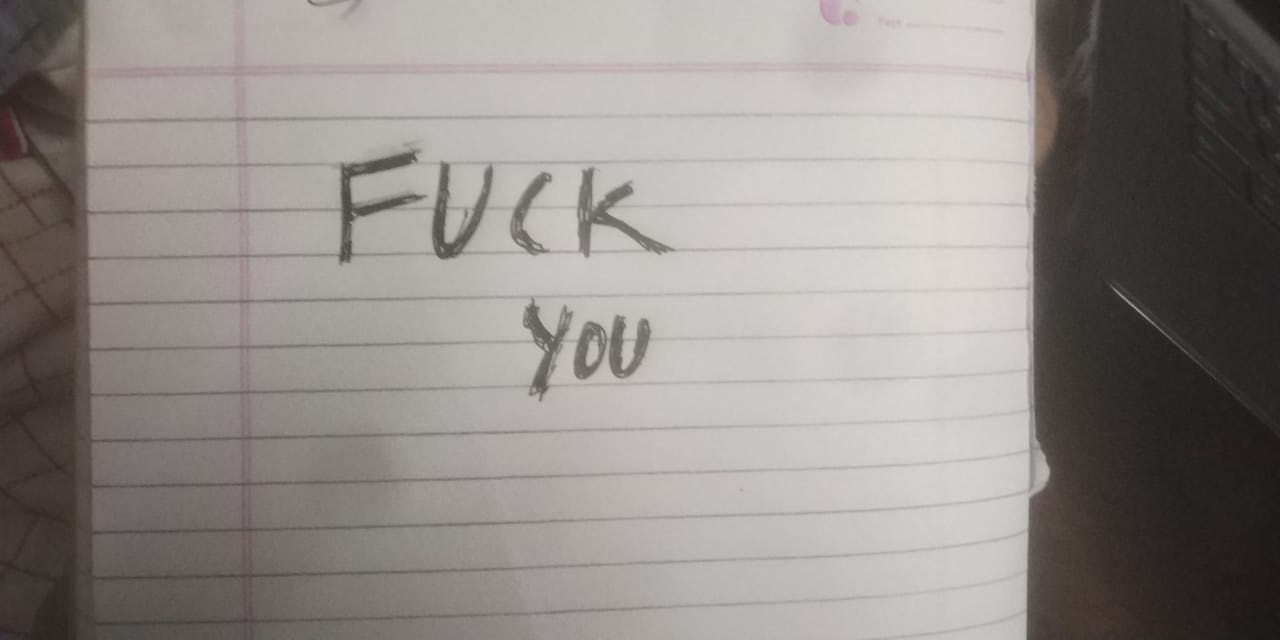
#> input picture media/test_4.jpg, 1280 x 640 px, found by its file name
$ python text_detector.py
#> lines starting #> are read from the running program, lines starting #| are printed output that depends on the picture; after the words box and inside, x2 and y2 are one past the last pixel; in counts of white or black regions, pixels touching at a corner belong together
from imutils.video import VideoStream
from imutils.video import FPS
from imutils.object_detection import non_max_suppression
import numpy as np
import argparse
import imutils
import time
import cv2
def call():
	image=cv2.imread("test_4.jpg")
#> image is the input picture: shape (640, 1280, 3); mean B, G, R 136.9, 140.2, 145.7
	gray=cv2.cvtColor(image,cv2.COLOR_BGR2GRAY)
	cv2.imshow("grey",gray)
	_,thresh=cv2.threshold(gray,140,255,cv2.THRESH_BINARY_INV)
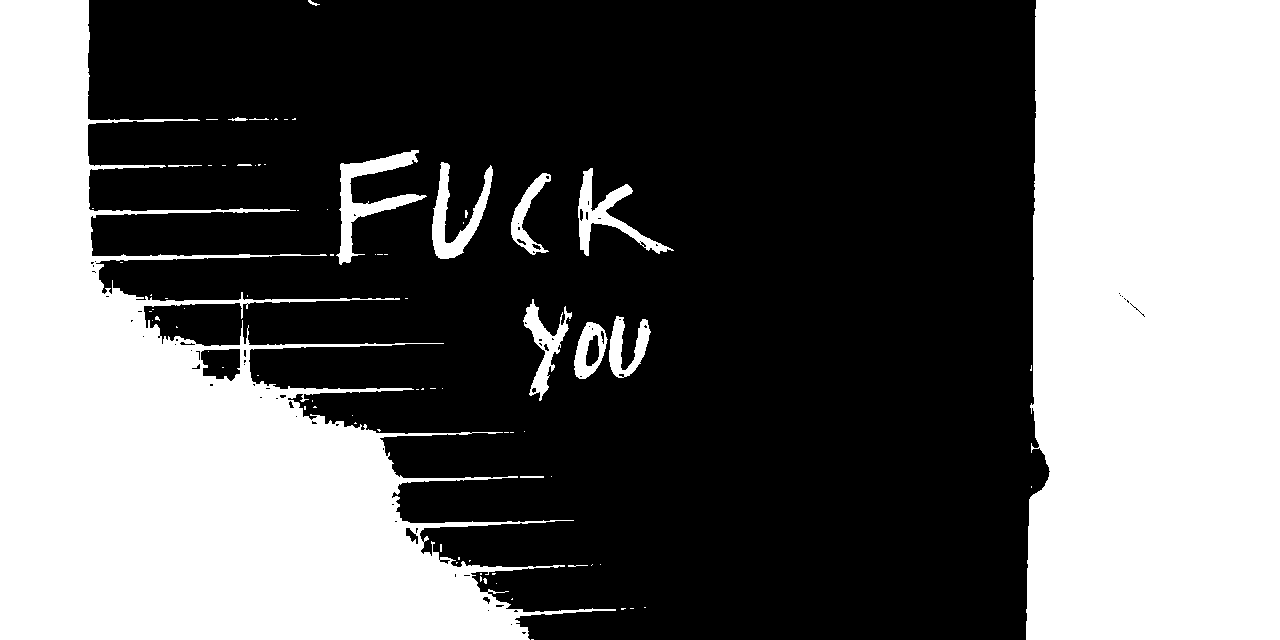
#> thresh: shape (640, 1280); 39.7% white; 82 white regions (66 under 20 px), largest, box (x1, y1, x2, y2) and area: (1026, 0, 1280, 640) 157798, (0, 0, 616, 640) 155206, (336, 150, 427, 265) 2810
	kernel=cv2.getStructuringElement(cv2.MORPH_CROSS,(3,3))
	dilated=cv2.dilate(thresh,kernel,iterations=1)
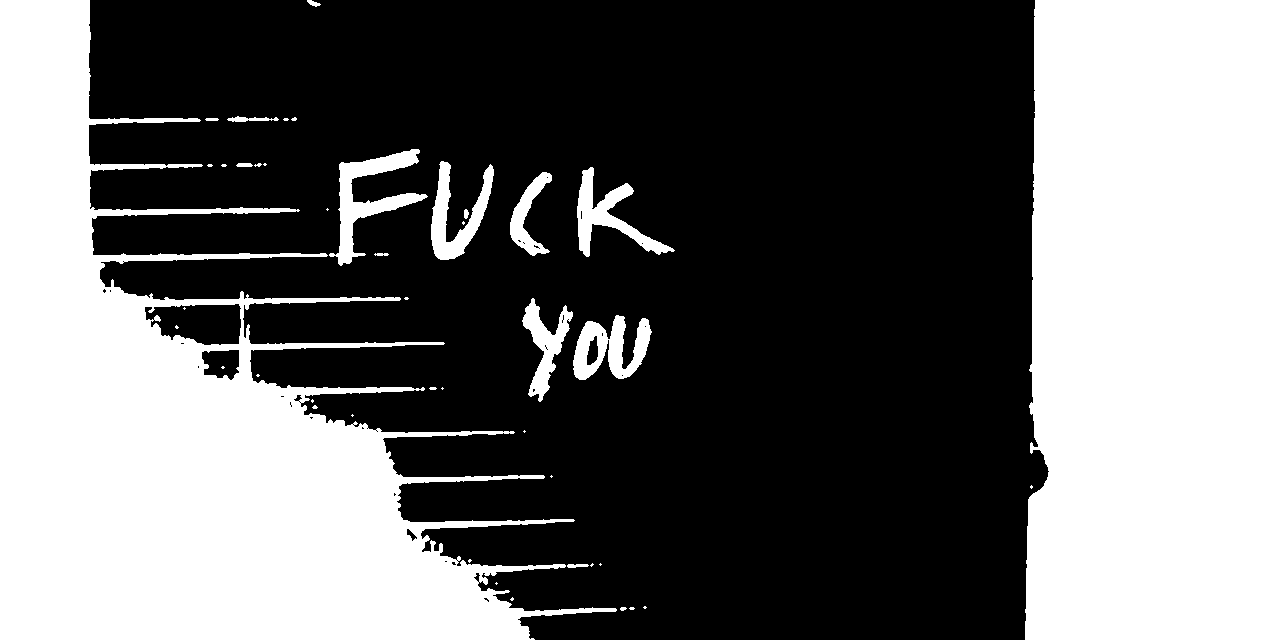
#> dilated: shape (640, 1280); 40.9% white; 44 white regions (27 under 20 px)
	cv2.imshow("in",dilated)
	#contours, hierarchy=cv2.findContours(dilated,cv2.RETR_EXTERNAL,cv2.CHAIN_APPROX_NONE)
	cnts = cv2.findContours(dilated, cv2.RETR_TREE, cv2.CHAIN_APPROX_SIMPLE)
#> cnts = 89 contours, 68 with area under 20; largest, box (x1, y1, x2, y2) and area: (0, 0, 617, 640) 162236, (1025, 0, 1280, 640) 157620, (144, 303, 242, 346) 3140, (329, 149, 428, 266) 3093, (573, 315, 652, 380) 2769
	cnts = imutils.grab_contours(cnts)
	contours = sorted(cnts, key = cv2.contourArea, reverse = True)[:10]
#> contours = 10 contours; largest, box (x1, y1, x2, y2) and area: (0, 0, 617, 640) 162236, (1025, 0, 1280, 640) 157620, (144, 303, 242, 346) 3140, (329, 149, 428, 266) 3093, (573, 315, 652, 380) 2769
	#screenCnt = None
	for contour in contours:
		[x,y,w,h]=cv2.boundingRect(contour)
		if h>400 or w>400:
			continue
		if h<30 or w<30:
			continue
		cv2.rectangle(image,(x,y),(x+w,y+h),(250,0,10),2)
#> this loop made 10 passes
#> (x, y, w, h) on passes 1 to 10: (0, 0, 617, 640), (1025, 0, 255, 640), (144, 303, 98, 43), (329, 149, 99, 117), (573, 315, 79, 65), (577, 167, 98, 90), (431, 161, 63, 99), (522, 298, 51, 104), (510, 172, 42, 84), (201, 349, 39, 32)
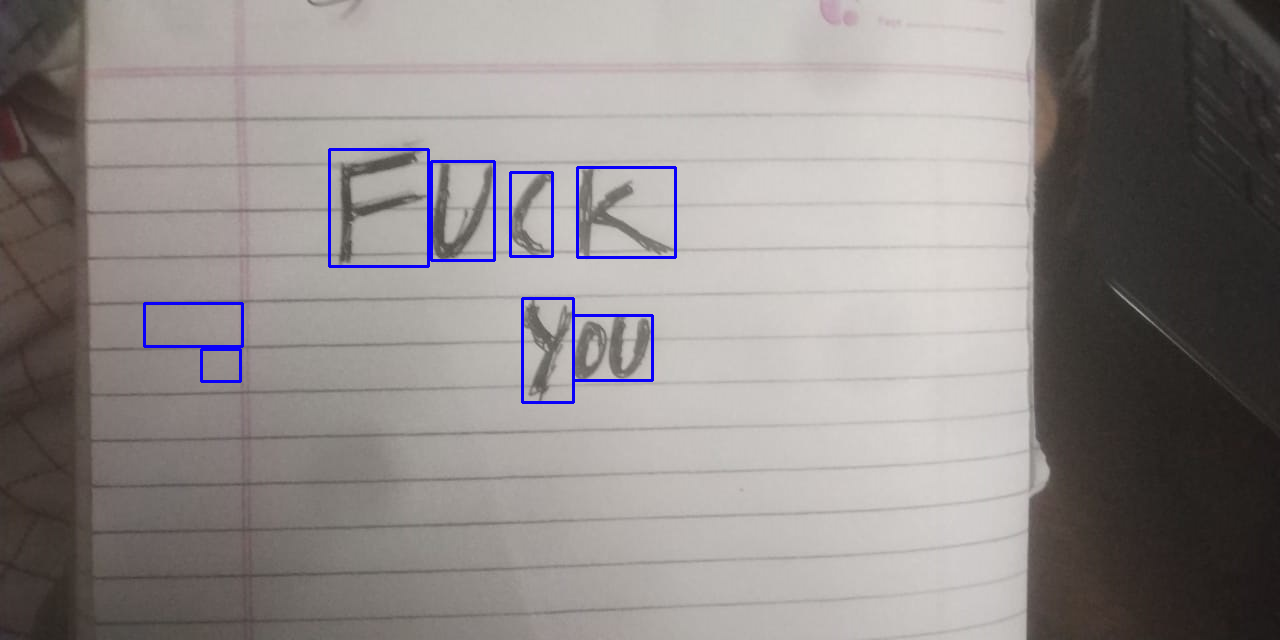
#> image: shape (640, 1280, 3); 0.85% of pixels changed, all inside (x1, y1, x2, y2) = (143, 148, 677, 404)
	cv2.imshow("out",image)
	cv2.waitKey(0)
call()
